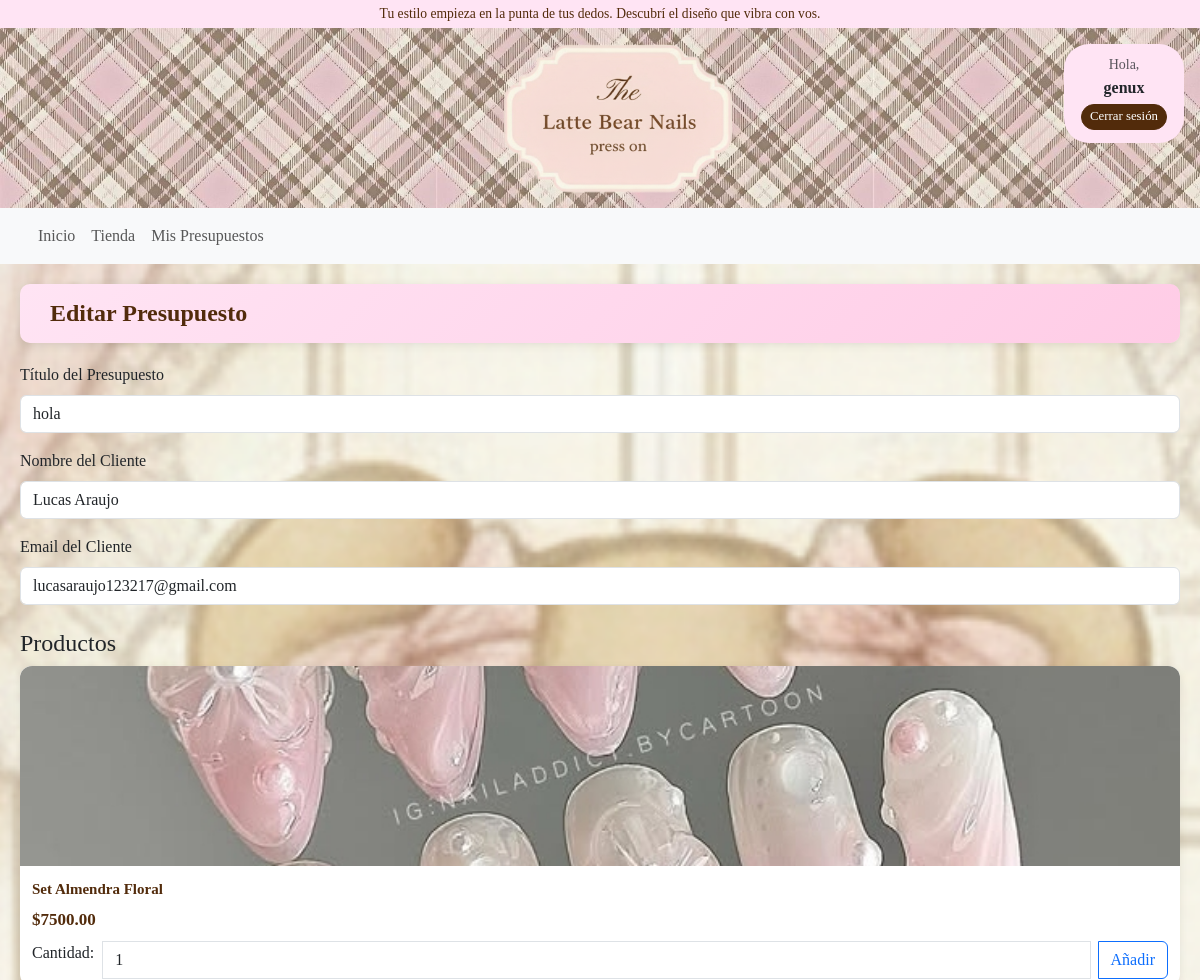
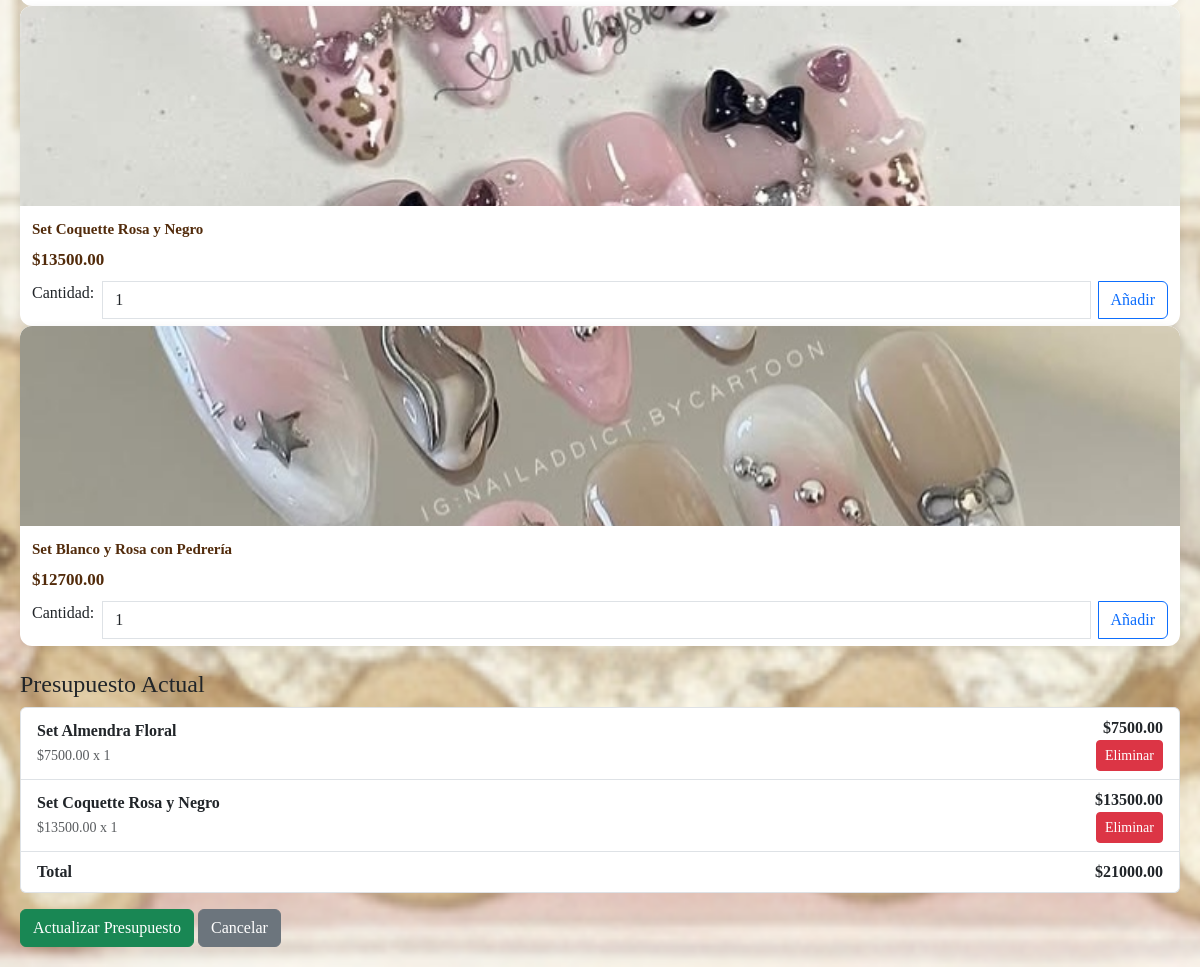
The page /budget/9/edit/ (signed in) on the database its author committed (2 pictures, top to bottom).
### core/models.py (models this page shows, shortened)
class Budget(models.Model):
    user = models.ForeignKey(User, on_delete=models.CASCADE, related_name='budgets')
    title = models.CharField(max_length=200)
    created_at = models.DateTimeField(auto_now_add=True)
    total_amount = models.DecimalField(max_digits=10, decimal_places=2)
    customer_email = models.EmailField()
    customer_name = models.CharField(max_length=200)

### productos/models.py (models this page shows, shortened)
class Producto(models.Model):
    color_choices = [
        ('rosa', 'Rosa'),
        ('rojo', 'Rojo'),
        ('amarillo', 'Amarillo'),
        ('negro', 'Negro'),
        ('plateado', 'Plateado'),
        ('blanco', 'Blanco'),
        ('azul', 'Azul'),
        ('celeste', 'Celeste'),
        ('naranja', 'Naranja'),
        ('violeta', 'Violeta'),
        ('dorado', 'Dorado'),
        ('verde', 'Verde'),
        ('transparente', 'Transparente'),
    ]
    forma_choices = [
        ('cuadrada', 'Cuadrada'),
        ('almendra', 'Almendra'),
        ('redonda', 'Redonda'),
        ('stiletto', 'Stiletto'),
        ('coffin', 'Coffin'),
        ('ballerina', 'Ballerina'),
    ]
    tamaño_choices = [
        ('xs', 'Tamaño 1, xs'),
        ('s', 'Tamaño 2, s'),
        ('m', 'Tamaño 3, m'),
        ('l', 'Tamaño 4, l'),
    ]
    nombre = models.CharField(max_length = 40)
    precio = models.DecimalField(max_digits=10, decimal_places=2)
    imagen = models.ImageField(upload_to = 'productos/')
    forma = models.CharField(max_length=20, choices=forma_choices, default='almendra')
    tamaño = models.CharField(max_length=10, choices=tamaño_choices, default='s')
    color_principal = models.CharField(max_length = 20, choices = color_choices)
    color_secundario = models.CharField(max_length = 20, choices = color_choices, blank=True, null=True)

### core/views.py (the view, shortened to what this page needs)
# urls.py: path('budget/<int:budget_id>/edit/', views.edit_budget, name='edit_budget'),
@login_required
def edit_budget(request, budget_id):
    budget = Budget.objects.get(id=budget_id, user=request.user)
    products = Producto.objects.all()
    return render(request, 'budgets/edit_budget.html', {'budget': budget, 'products': products})

### core/templates/budgets/edit_budget.html (shortened to what this page needs)
{% extends "base.html" %}
{% block content %}
<div class="tienda-container">
    <main>
        <div class="tienda-header">
            <h1 class="tienda-titulo">Editar Presupuesto</h1>
        </div>
        <form method="post">
            <div class="mb-3">
                <label for="title" class="form-label">Título del Presupuesto</label>
                <input type="text" class="form-control" id="title" name="title" value="{{ budget.title }}" required>
            </div>
            <div class="mb-3">
                <label for="customer_name" class="form-label">Nombre del Cliente</label>
                <input type="text" class="form-control" id="customer_name" name="customer_name" value="{{ budget.customer_name }}" required>
            </div>
            <div class="mb-3">
                <label for="customer_email" class="form-label">Email del Cliente</label>
                <input type="email" class="form-control" id="customer_email" name="customer_email" value="{{ budget.customer_email }}" required>
            </div>
            <h4 class="mt-4">Productos</h4>
            <div id="products-container">
                {% for product in products %}
                <div class="producto-card">
                    <div class="producto-imagen-container">
                        {% if product.imagen %}
                        <img src="{{ product.imagen.url }}" class="producto-imagen" alt="{{ product.nombre }}">
                        {% else %}
                        <div class="producto-imagen-placeholder">
                            Sin Imagen
                        </div>
                        {% endif %}
                    </div>
                    <div class="producto-info">
                        <h3 class="producto-nombre">{{ product.nombre }}</h3>
                        <div class="producto-precios">
                            <span class="precio-final">${{ product.precio }}</span>
                        </div>
                        <div class="input-group">
                            <span>Cantidad:</span>
                            <input type="number" min="1" name="quantities" value="1" class="form-control mx-2" style="width: 80px;">
                            <button type="button" class="btn btn-outline-primary add-to-budget"
                                    data-product-id="{{ product.id }}"
                                    data-product-name="{{ product.nombre }}"
                                    data-product-price="{{ product.precio }}">
                                Añadir
                            </button>
                        </div>
                    </div>
                </div>
                {% endfor %}
            </div>
            <h4 class="mt-4">Presupuesto Actual</h4>
            <div id="budget-items">
            </div>
            <button type="submit" class="btn btn-success mt-3">Actualizar Presupuesto</button>
            <a href="{% url 'view_budget' budget.id %}" class="btn btn-secondary mt-3">Cancelar</a>
        </form>
    </main>
</div>
{% endblock %}

### core/templates/base.html (shortened to what this page needs)
<!doctype html>
{% load static %}
<html lang="es">
<head>
  <link rel="stylesheet" href="https://cdnjs.cloudflare.com/ajax/libs/font-awesome/6.4.0/css/all.min.css">
  <link href="https://cdn.jsdelivr.net/npm/bootstrap@5.3.2/dist/css/bootstrap.min.css" rel="stylesheet">
  <link rel="stylesheet" href="https://cdn.jsdelivr.net/npm/bootstrap-icons@1.11.3/font/bootstrap-icons.min.css">
  <link rel="stylesheet" href="{% static 'css/custom.css' %}">
</head>
<body>
  <div class="announcement-bar text-center py-1">
     Tu estilo empieza en la punta de tus dedos. Descubrí el diseño que vibra con vos.
  </div>
  <header class="hero-header d-flex justify-content-center align-items-center">
        <a href="{% url 'home' %}" style="border: none; text-decoration: none;">
      <img
        src="{% static 'images/logo press on.png' %}"
        alt="The Latte Nails Logo"
        class="img-fluid site-logo"
      >
    </a>
    <div class="login-icons position-absolute top-0 end-0 p-3">
      {% if user.is_authenticated %}
        <div class="logged-in-user">
          <span class="text-muted small">Hola,</span><br>
          <strong>{{ user.username }}</strong><br>
          <a href="{% url 'account_logout' %}" class="btn btn-sm btn-outline-secondary mt-1">Cerrar sesión</a>
        </div>
      {% endif %}
    </div>
  </header>
  {% if user.is_authenticated %}
  <nav class="navbar navbar-expand-lg navbar-light bg-light">
    <div class="container">
      <div class="navbar-nav">
        <a class="nav-link" href="{% url 'home' %}">Inicio</a>
        <a class="nav-link" href="{% url 'tienda' %}">Tienda</a>
        <a class="nav-link" href="{% url 'budgets_list' %}">Mis Presupuestos</a>
      </div>
    </div>
  </nav>
  {% endif %}
  {% block content %}{% endblock %}
</body>
</html>

### static/css/custom.css (style rules this page uses)
body { background-image: url('../images/interfaz\ principal.png'); background-color: #FFF0F5; background-position: center top; background-repeat: no-repeat; background-size: cover; background-attachment: fixed; }
* { font-family: 'Times New Roman', Times, serif; }
.announcement-bar { background-color: #ffe4f4; color: #522b0b; font-size: 0.85rem; padding: 10px 0; }
.hero-header { position: relative; height: 180px; background-image: url("../images/press\ on.jpg"); background-repeat: no-repeat; background-size: cover; display: flex; flex-direction: row; align-items: center; justify-content: space-between; padding: 15px 20px; }
.site-logo { max-width: 230px; width: auto; height: auto; }
.login-icons { position: absolute; top: 0; right: 0; padding: 20px; }
.login-icons a { color: #522b0b; display: inline-block; padding: 8px 15px; margin: 5px 0; background-color: #ffe4f4; border-radius: 25px; text-decoration: none; transition: all 0.3s ease; }
.logged-in-user { background-color: #ffe4f4; border-radius: 25px; padding: 8px 15px; text-align: center; min-width: 120px; }
.logged-in-user .btn { background-color: #522b0b; color: #fff; border-color: #522b0b; padding: 2px 8px; font-size: 0.8rem; }
body .container-fluid, body .container { padding-left: 0; padding-right: 0; }
.tienda-container { display: flex; flex-direction: column; gap: 20px; padding: 20px; width: 100%; max-width: 1400px; margin: 0 auto; box-sizing: border-box; }
.tienda-header { background: linear-gradient(135deg, #ffe4f4, #ffcce6); padding: 15px 30px; border-radius: 10px; margin-bottom: 20px; display: flex; justify-content: space-between; align-items: center; box-shadow: 0 2px 10px rgba(0,0,0,0.1); }
.tienda-titulo { color: #522b0b; font-size: 24px; font-weight: bold; margin: 0; }
.producto-card { background: white; border-radius: 12px; box-shadow: 0 2px 8px rgba(0, 0, 0, 0.08); overflow: hidden; display: flex; flex-direction: column; transition: transform 0.2s ease, box-shadow 0.2s ease; height: 320px; }
.producto-imagen-container { position: relative; width: 100%; height: 200px; background: #f8f9fa; overflow: hidden; flex: 0 0 auto; }
.producto-imagen { width: 100%; height: 100%; object-fit: cover; object-position: center; transition: transform 0.3s ease; }
.producto-info { padding: 14px 12px 16px; display: flex; flex-direction: column; gap: 8px; }
.producto-nombre { font-size: 15px; color: #522b0b; font-weight: bold; margin: 0; line-height: 1.3; overflow: hidden; text-overflow: ellipsis; display: -webkit-box; -webkit-line-clamp: 2; -webkit-box-orient: vertical; }
.producto-precios { display: flex; align-items: center; gap: 8px; flex-wrap: wrap; }
.precio-final { font-size: 17px; color: #522b0b; font-weight: bold; }
html, body { height: 100%; }
main { min-height: calc(100vh - 180px); width: 100%; box-sizing: border-box; }

### rows shown on the page
Budget: title "hola", customer_name "Lucas Araujo", customer_email "lucasaraujo123217@gmail.com"
Producto: imagen (picture), nombre "Set Almendra Floral", precio "7500.00"
Producto: imagen (picture), nombre "Set Coquette Rosa y Negro", precio "13500.00"
Producto: imagen (picture), nombre "Set Blanco y Rosa con Pedrería", precio "12700.00"

### other values the page prints
{{ user.username }} "genux"
